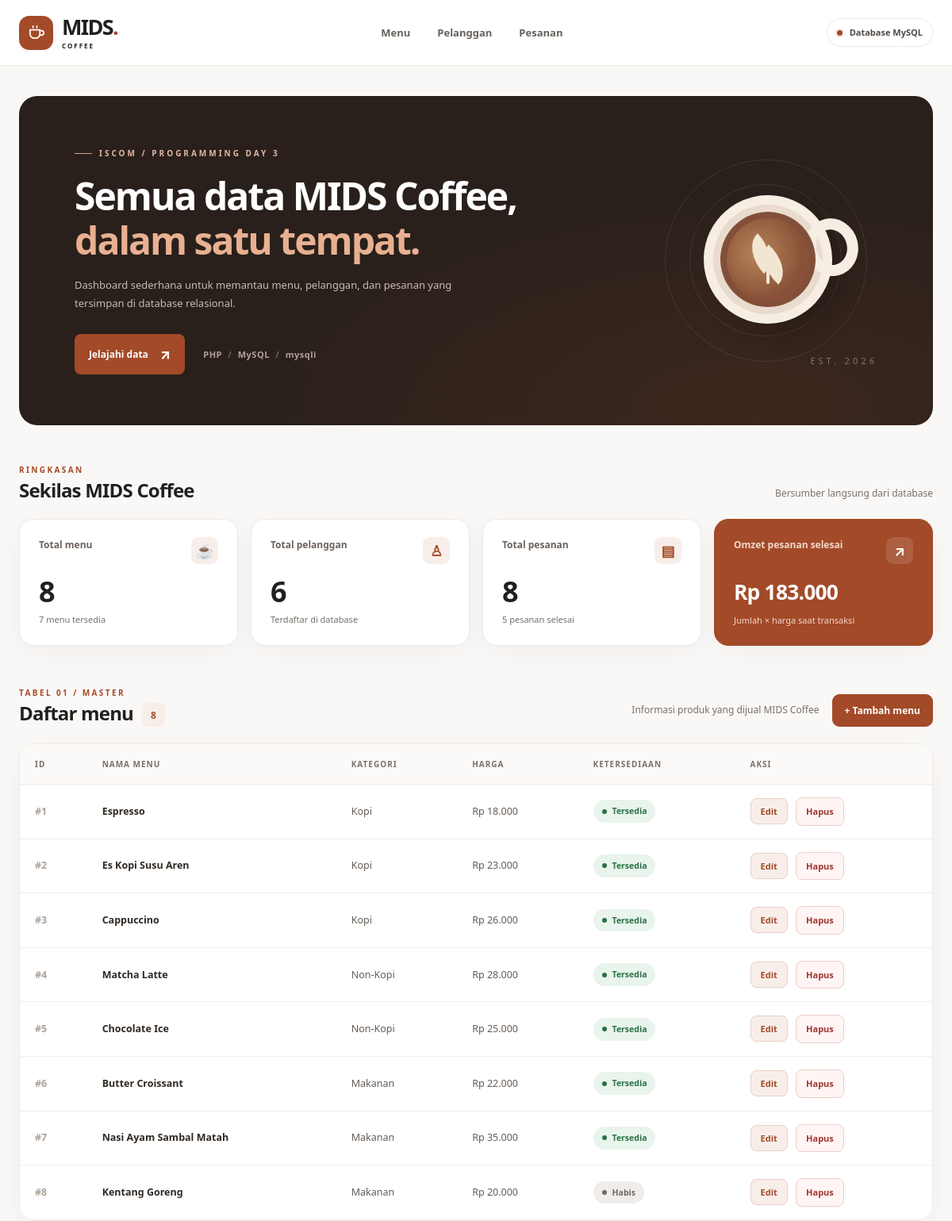
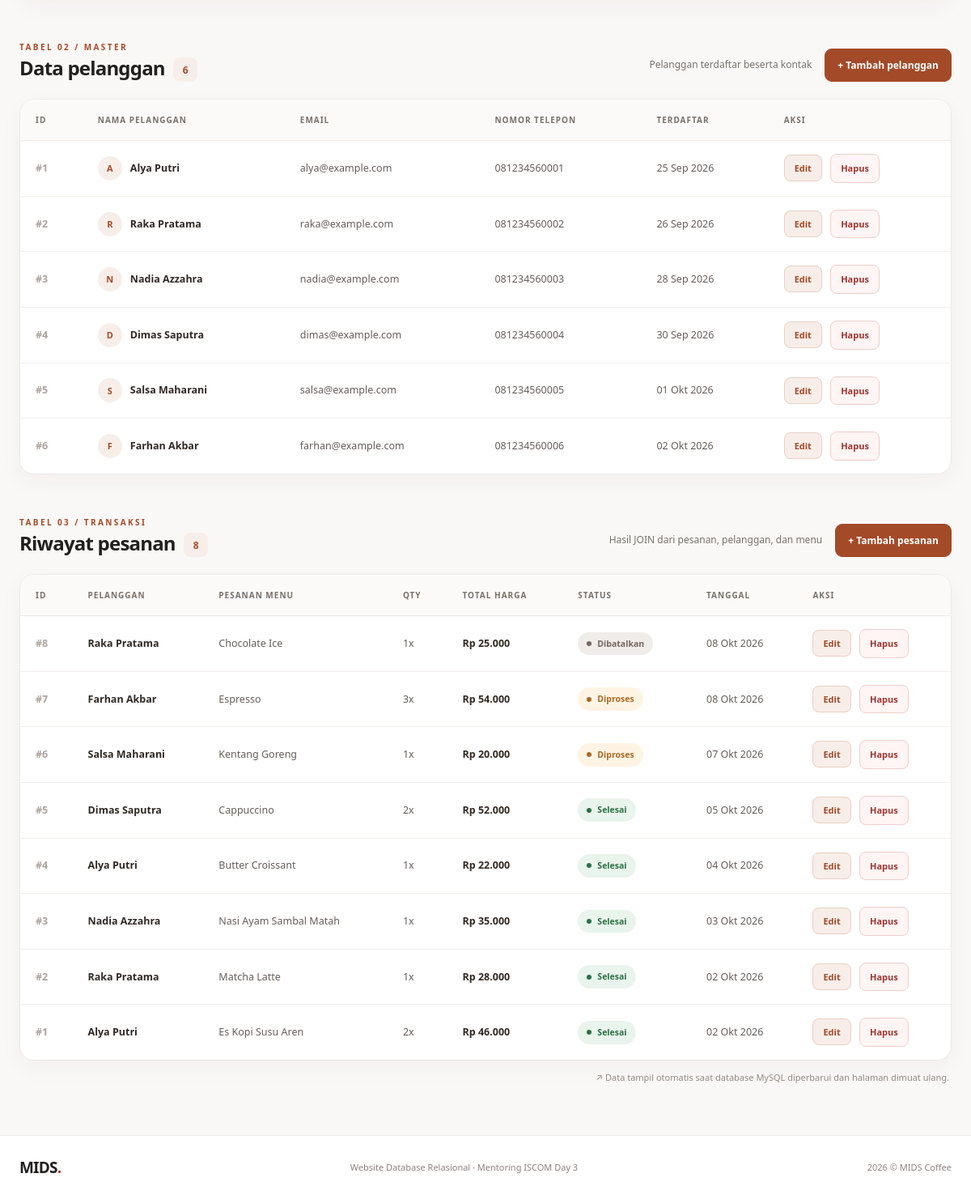
The page / on the database its author committed (2 pictures, top to bottom).
### tables this page shows
CREATE TABLE menu (
    id_menu INT UNSIGNED AUTO_INCREMENT PRIMARY KEY,
    nama_menu VARCHAR(100) NOT NULL,
    kategori ENUM('Kopi', 'Non-Kopi', 'Makanan') NOT NULL,
    harga DECIMAL(10,2) NOT NULL,
    tersedia TINYINT(1) NOT NULL DEFAULT 1
);

CREATE TABLE pelanggan (
    id_pelanggan INT UNSIGNED AUTO_INCREMENT PRIMARY KEY,
    nama_pelanggan VARCHAR(100) NOT NULL,
    email VARCHAR(120) NOT NULL UNIQUE,
    no_telepon VARCHAR(20) NOT NULL,
    tanggal_daftar DATE NOT NULL
);

CREATE TABLE pesanan (
    id_pesanan INT UNSIGNED AUTO_INCREMENT PRIMARY KEY,
    id_pelanggan INT UNSIGNED NOT NULL,
    id_menu INT UNSIGNED NOT NULL,
    jumlah INT UNSIGNED NOT NULL DEFAULT 1,
    harga_satuan DECIMAL(10,2) NOT NULL,
    tanggal_pesanan DATETIME NOT NULL,
    status ENUM('Diproses', 'Selesai', 'Dibatalkan') NOT NULL DEFAULT 'Diproses',
    CONSTRAINT fk_pesanan_pelanggan
        FOREIGN KEY (id_pelanggan) REFERENCES pelanggan (id_pelanggan)
        ON UPDATE CASCADE ON DELETE RESTRICT,
    CONSTRAINT fk_pesanan_menu
        FOREIGN KEY (id_menu) REFERENCES menu (id_menu)
        ON UPDATE CASCADE ON DELETE RESTRICT
);

### index.php (the view, shortened to what this page needs)
<?php
function e(mixed $text): string
{
    return htmlspecialchars((string) $text, ENT_QUOTES | ENT_SUBSTITUTE, 'UTF-8');
}
function rupiah(int|float|string $amount): string
{
    return 'Rp ' . number_format((float) $amount, 0, ',', '.');
}
function tanggalIndonesia(string $date): string
{
    $months = [1 => 'Jan', 'Feb', 'Mar', 'Apr', 'Mei', 'Jun', 'Jul', 'Agu', 'Sep', 'Okt', 'Nov', 'Des'];
    try {
        $dt = new DateTimeImmutable($date);
        return $dt->format('d') . ' ' . $months[(int) $dt->format('n')] . ' ' . $dt->format('Y');
    } catch (Exception) {
        return $date;
    }
}
$menu = [];
$pelanggan = [];
$pesanan = [];
try {
    $conn = require __DIR__ . '/services/config.php';
    $hasilMenu = $conn->query('SELECT id_menu, nama_menu, kategori, harga, tersedia FROM menu ORDER BY id_menu ASC');
    while ($row = $hasilMenu->fetch_assoc()) {
        $menu[] = $row;
    }
    $hasilPelanggan = $conn->query('SELECT id_pelanggan, nama_pelanggan, email, no_telepon, tanggal_daftar FROM pelanggan ORDER BY id_pelanggan ASC');
    while ($row = $hasilPelanggan->fetch_assoc()) {
        $pelanggan[] = $row;
    }
    $hasilPesanan = $conn->query(
        'SELECT p.id_pesanan, pl.nama_pelanggan, m.nama_menu, p.jumlah,
                p.harga_satuan, (p.jumlah * p.harga_satuan) AS total_harga,
                p.tanggal_pesanan, p.status
         FROM pesanan AS p
         INNER JOIN pelanggan AS pl ON pl.id_pelanggan = p.id_pelanggan
         INNER JOIN menu AS m ON m.id_menu = p.id_menu
         ORDER BY p.id_pesanan DESC'
    );
    while ($row = $hasilPesanan->fetch_assoc()) {
        $pesanan[] = $row;
    }
} catch (Throwable $exception) {
    error_log('[MIDS COFFEE Database] ' . $exception->getMessage());
    $databaseError = true;
    http_response_code(503);
}
$pendapatan = 0;
$pesananSelesai = 0;
foreach ($pesanan as $p) {
    if ($p['status'] === 'Selesai') {
        $pendapatan += (float) $p['total_harga'];
        $pesananSelesai++;
    }
}
$totalMenuTersedia = count(array_filter($menu, fn(array $m): bool => (int) $m['tersedia'] === 1));
?>
<!doctype html>
<html lang="id">
<head>
    <link rel="stylesheet" href="css/style.css">
</head>
<body>
<header class="topbar">
    <div class="container topbar-inner">
        <a class="brand" href="#atas" aria-label="MIDS Coffee, kembali ke atas">
            <span class="brand-icon" aria-hidden="true">
                <svg width="23" height="23" viewBox="0 0 24 24" fill="none" stroke="currentColor" stroke-width="1.8" stroke-linecap="round" stroke-linejoin="round"><path d="M4 8h13v5a6 6 0 0 1-6 6h-1a6 6 0 0 1-6-6V8Z"/><path d="M17 9h2a3 3 0 0 1 0 6h-2"/><path d="M8 3v2M13 3v2"/></svg>
            </span>
            <span>MIDS<span class="brand-dot">.</span><small>COFFEE</small></span>
        </a>
        <nav class="top-links" aria-label="Navigasi utama">
            <a href="#menu">Menu</a>
            <a href="#pelanggan">Pelanggan</a>
            <a href="#pesanan">Pesanan</a>
        </nav>
        <span class="topbar-badge"><span class="live-dot" aria-hidden="true"></span> Database MySQL</span>
    </div>
</header>
<main id="konten">
    <div class="container" id="atas">
        <section class="hero" aria-labelledby="hero-title">
            <div class="hero-copy">
                <div class="eyebrow"><span class="eyebrow-line"></span> ISCOM / PROGRAMMING DAY 3</div>
                <h1 id="hero-title">Semua data MIDS Coffee,<br><em>dalam satu tempat.</em></h1>
                <p>Dashboard sederhana untuk memantau menu, pelanggan, dan pesanan yang tersimpan di database relasional.</p>
                <div class="hero-bottom">
                    <a href="#menu" class="button-primary">Jelajahi data <span aria-hidden="true">↗</span></a>
                    <span class="hero-caption">PHP <span aria-hidden="true">/</span> MySQL <span aria-hidden="true">/</span> mysqli</span>
                </div>
            </div>
            <div class="hero-art" aria-hidden="true">
                <div class="coffee-cup">
                    <div class="cup-top"><div class="latte-art"><span></span><span></span><span></span></div></div>
                    <div class="cup-handle"></div>
                </div>
                <span class="art-label">EST. 2026</span>
            </div>
        </section>
        <section class="overview" aria-labelledby="overview-title">
            <div class="section-heading overview-heading">
                <div><p class="overline">RINGKASAN</p><h2 id="overview-title">Sekilas MIDS Coffee</h2></div>
                <span class="section-note">Bersumber langsung dari database</span>
            </div>
            <div class="stats-grid">
                <article class="stat-card">
                    <div class="stat-top"><span>Total menu</span><span class="stat-symbol" aria-hidden="true">☕</span></div>
                    <strong><?= count($menu) ?></strong>
                    <small><?= $totalMenuTersedia ?> menu tersedia</small>
                </article>
                <article class="stat-card">
                    <div class="stat-top"><span>Total pelanggan</span><span class="stat-symbol" aria-hidden="true">♙</span></div>
                    <strong><?= count($pelanggan) ?></strong>
                    <small>Terdaftar di database</small>
                </article>
                <article class="stat-card">
                    <div class="stat-top"><span>Total pesanan</span><span class="stat-symbol" aria-hidden="true">▤</span></div>
                    <strong><?= count($pesanan) ?></strong>
                    <small><?= $pesananSelesai ?> pesanan selesai</small>
                </article>
                <article class="stat-card stat-card-highlight">
                    <div class="stat-top"><span>Omzet pesanan selesai</span><span class="stat-symbol" aria-hidden="true">↗</span></div>
                    <strong class="stat-currency"><?= e(rupiah($pendapatan)) ?></strong>
                    <small>Jumlah × harga saat transaksi</small>
                </article>
            </div>
        </section>
        <section class="data-section" id="menu" aria-labelledby="menu-title">
            <div class="section-heading">
                <div><p class="overline">TABEL 01 / MASTER</p><h2 id="menu-title">Daftar menu <span class="heading-count"><?= count($menu) ?></span></h2></div>
                <div class="section-actions"><p class="section-note">Informasi produk yang dijual MIDS Coffee</p><a class="add-button" href="manage.php?type=menu&amp;action=create">+ Tambah menu</a></div>
            </div>
            <div class="table-card"><div class="table-scroll">
                <table>
                    <thead><tr><th scope="col">ID</th><th scope="col">Nama menu</th><th scope="col">Kategori</th><th scope="col">Harga</th><th scope="col">Ketersediaan</th><th scope="col">Aksi</th></tr></thead>
                    <tbody>
                    <?php if (count($menu) === 0): ?>
                        <tr><td class="empty-row" colspan="6">Belum ada data menu.</td></tr>
                    <?php else: foreach ($menu as $m): ?>
                        <tr>
                            <td class="id-cell">#<?= e($m['id_menu']) ?></td>
                            <td class="name-cell"><?= e($m['nama_menu']) ?></td>
                            <td><?= e($m['kategori']) ?></td>
                            <td class="number-cell"><?= e(rupiah($m['harga'])) ?></td>
                            <td><span class="pill <?= (int) $m['tersedia'] === 1 ? 'pill-available' : 'pill-muted' ?>"><span class="pill-dot"></span><?= (int) $m['tersedia'] === 1 ? 'Tersedia' : 'Habis' ?></span></td>
                            <td class="table-actions">
                                <a class="edit-button" href="manage.php?type=menu&amp;action=edit&amp;id=<?= (int) $m['id_menu'] ?>">Edit</a>
                                <form class="delete-form" method="post" action="manage.php" onsubmit="return confirm('Hapus menu ini? Menu yang pernah dipesan tidak dapat dihapus.');">
                                    <button class="delete-button" type="submit">Hapus</button>
                                </form>
                            </td>
                        </tr>
                    <?php endforeach; endif; ?>
                    </tbody>
                </table>
            </div></div>
        </section>
        <section class="data-section" id="pelanggan" aria-labelledby="pelanggan-title">
            <div class="section-heading">
                <div><p class="overline">TABEL 02 / MASTER</p><h2 id="pelanggan-title">Data pelanggan <span class="heading-count"><?= count($pelanggan) ?></span></h2></div>
                <div class="section-actions"><p class="section-note">Pelanggan terdaftar beserta kontak</p><a class="add-button" href="manage.php?type=pelanggan&amp;action=create">+ Tambah pelanggan</a></div>
            </div>
            <div class="table-card"><div class="table-scroll">
                <table>
                    <thead><tr><th scope="col">ID</th><th scope="col">Nama pelanggan</th><th scope="col">Email</th><th scope="col">Nomor telepon</th><th scope="col">Terdaftar</th><th scope="col">Aksi</th></tr></thead>
                    <tbody>
                    <?php if (count($pelanggan) === 0): ?>
                        <tr><td class="empty-row" colspan="6">Belum ada data pelanggan.</td></tr>
                    <?php else: foreach ($pelanggan as $pl): ?>
                        <tr>
                            <td class="id-cell">#<?= e($pl['id_pelanggan']) ?></td>
                            <td class="name-cell"><span class="avatar" aria-hidden="true"><?= e(mbFirstLetter($pl['nama_pelanggan'])) ?></span><?= e($pl['nama_pelanggan']) ?></td>
                            <td><?= e($pl['email']) ?></td>
                            <td class="number-cell"><?= e($pl['no_telepon']) ?></td>
                            <td><?= e(tanggalIndonesia($pl['tanggal_daftar'])) ?></td>
                            <td class="table-actions">
                                <a class="edit-button" href="manage.php?type=pelanggan&amp;action=edit&amp;id=<?= (int) $pl['id_pelanggan'] ?>">Edit</a>
                                <form class="delete-form" method="post" action="manage.php" onsubmit="return confirm('Hapus pelanggan ini? Pelanggan yang punya pesanan tidak dapat dihapus.');">
                                    <button class="delete-button" type="submit">Hapus</button>
                                </form>
                            </td>
                        </tr>
                    <?php endforeach; endif; ?>
                    </tbody>
                </table>
            </div></div>
        </section>
        <section class="data-section data-section-last" id="pesanan" aria-labelledby="pesanan-title">
            <div class="section-heading">
                <div><p class="overline">TABEL 03 / TRANSAKSI</p><h2 id="pesanan-title">Riwayat pesanan <span class="heading-count"><?= count($pesanan) ?></span></h2></div>
                <div class="section-actions"><p class="section-note">Hasil JOIN dari pesanan, pelanggan, dan menu</p><a class="add-button" href="manage.php?type=pesanan&amp;action=create">+ Tambah pesanan</a></div>
            </div>
            <div class="table-card"><div class="table-scroll">
                <table>
                    <thead><tr><th scope="col">ID</th><th scope="col">Pelanggan</th><th scope="col">Pesanan menu</th><th scope="col">Qty</th><th scope="col">Total harga</th><th scope="col">Status</th><th scope="col">Tanggal</th><th scope="col">Aksi</th></tr></thead>
                    <tbody>
                    <?php if (count($pesanan) === 0): ?>
                        <tr><td class="empty-row" colspan="8">Belum ada data pesanan.</td></tr>
                    <?php else: foreach ($pesanan as $p): ?>
                        <?php $pillClass = match ($p['status']) { 'Selesai' => 'pill-available', 'Diproses' => 'pill-pending', default => 'pill-muted' }; ?>
                        <tr>
                            <td class="id-cell">#<?= e($p['id_pesanan']) ?></td>
                            <td class="name-cell"><?= e($p['nama_pelanggan']) ?></td>
                            <td><?= e($p['nama_menu']) ?></td>
                            <td class="number-cell"><?= e($p['jumlah']) ?>x</td>
                            <td class="number-cell amount-cell"><?= e(rupiah($p['total_harga'])) ?></td>
                            <td><span class="pill <?= $pillClass ?>"><span class="pill-dot"></span><?= e($p['status']) ?></span></td>
                            <td class="number-cell"><?= e(tanggalIndonesia($p['tanggal_pesanan'])) ?></td>
                            <td class="table-actions">
                                <a class="edit-button" href="manage.php?type=pesanan&amp;action=edit&amp;id=<?= (int) $p['id_pesanan'] ?>">Edit</a>
                                <form class="delete-form" method="post" action="manage.php" onsubmit="return confirm('Yakin ingin menghapus pesanan ini secara permanen?');">
                                    <button class="delete-button" type="submit">Hapus</button>
                                </form>
                            </td>
                        </tr>
                    <?php endforeach; endif; ?>
                    </tbody>
                </table>
            </div></div>
            <p class="table-hint">↗ Data tampil otomatis saat database MySQL diperbarui dan halaman dimuat ulang.</p>
        </section>
    </div>
</main>
<footer class="footer"><div class="container footer-inner"><span class="footer-logo">MIDS<span>.</span></span><p>Website Database Relasional · Mentoring ISCOM Day 3</p><span>2026 © MIDS Coffee</span></div></footer>
</body>
</html>
<?php
function mbFirstLetter(string $name): string
{
    return strtoupper(substr(trim($name), 0, 1));
}

### rows shown on the page
menu: id_menu "1", nama_menu "Espresso", kategori "Kopi", harga "Rp 18.000", tersedia "Tersedia"
menu: id_menu "2", nama_menu "Es Kopi Susu Aren", kategori "Kopi", harga "Rp 23.000", tersedia "Tersedia"
menu: id_menu "3", nama_menu "Cappuccino", kategori "Kopi", harga "Rp 26.000", tersedia "Tersedia"
menu: id_menu "4", nama_menu "Matcha Latte", kategori "Non-Kopi", harga "Rp 28.000", tersedia "Tersedia"
menu: id_menu "5", nama_menu "Chocolate Ice", kategori "Non-Kopi", harga "Rp 25.000", tersedia "Tersedia"
menu: id_menu "6", nama_menu "Butter Croissant", kategori "Makanan", harga "Rp 22.000", tersedia "Tersedia"
menu: id_menu "7", nama_menu "Nasi Ayam Sambal Matah", kategori "Makanan", harga "Rp 35.000", tersedia "Tersedia"
menu: id_menu "8", nama_menu "Kentang Goreng", kategori "Makanan", harga "Rp 20.000", tersedia "Habis"
pelanggan: id_pelanggan "1", nama_pelanggan "A", nama_pelanggan "Alya Putri", email "alya@example.com", no_telepon "081234560001", tanggal_daftar "25 Sep 2026"
pelanggan: id_pelanggan "2", nama_pelanggan "R", nama_pelanggan "Raka Pratama", email "raka@example.com", no_telepon "081234560002", tanggal_daftar "26 Sep 2026"
pelanggan: id_pelanggan "3", nama_pelanggan "N", nama_pelanggan "Nadia Azzahra", email "nadia@example.com", no_telepon "081234560003", tanggal_daftar "28 Sep 2026"
pelanggan: id_pelanggan "4", nama_pelanggan "D", nama_pelanggan "Dimas Saputra", email "dimas@example.com", no_telepon "081234560004", tanggal_daftar "30 Sep 2026"
pelanggan: id_pelanggan "5", nama_pelanggan "S", nama_pelanggan "Salsa Maharani", email "salsa@example.com", no_telepon "081234560005", tanggal_daftar "01 Okt 2026"
pelanggan: id_pelanggan "6", nama_pelanggan "F", nama_pelanggan "Farhan Akbar", email "farhan@example.com", no_telepon "081234560006", tanggal_daftar "02 Okt 2026"
pesanan: id_pesanan "8", id_pelanggan.nama_pelanggan "Raka Pratama", id_menu.nama_menu "Chocolate Ice", jumlah "1", total_harga "Rp 25.000", status "Dibatalkan", tanggal_pesanan "08 Okt 2026"
pesanan: id_pesanan "7", id_pelanggan.nama_pelanggan "Farhan Akbar", id_menu.nama_menu "Espresso", jumlah "3", total_harga "Rp 54.000", status "Diproses", tanggal_pesanan "08 Okt 2026"
pesanan: id_pesanan "6", id_pelanggan.nama_pelanggan "Salsa Maharani", id_menu.nama_menu "Kentang Goreng", jumlah "1", total_harga "Rp 20.000", status "Diproses", tanggal_pesanan "07 Okt 2026"
pesanan: id_pesanan "5", id_pelanggan.nama_pelanggan "Dimas Saputra", id_menu.nama_menu "Cappuccino", jumlah "2", total_harga "Rp 52.000", status "Selesai", tanggal_pesanan "05 Okt 2026"
pesanan: id_pesanan "4", id_pelanggan.nama_pelanggan "Alya Putri", id_menu.nama_menu "Butter Croissant", jumlah "1", total_harga "Rp 22.000", status "Selesai", tanggal_pesanan "04 Okt 2026"
pesanan: id_pesanan "3", id_pelanggan.nama_pelanggan "Nadia Azzahra", id_menu.nama_menu "Nasi Ayam Sambal Matah", jumlah "1", total_harga "Rp 35.000", status "Selesai", tanggal_pesanan "03 Okt 2026"
pesanan: id_pesanan "2", id_pelanggan.nama_pelanggan "Raka Pratama", id_menu.nama_menu "Matcha Latte", jumlah "1", total_harga "Rp 28.000", status "Selesai", tanggal_pesanan "02 Okt 2026"
pesanan: id_pesanan "1", id_pelanggan.nama_pelanggan "Alya Putri", id_menu.nama_menu "Es Kopi Susu Aren", jumlah "2", total_harga "Rp 46.000", status "Selesai", tanggal_pesanan "02 Okt 2026"

### other values the page prints
count($menu) "8"
$totalMenuTersedia "7"
count($pelanggan) "6"
count($pesanan) "8"
$pesananSelesai "5"
rupiah($pendapatan) "Rp 183.000"
